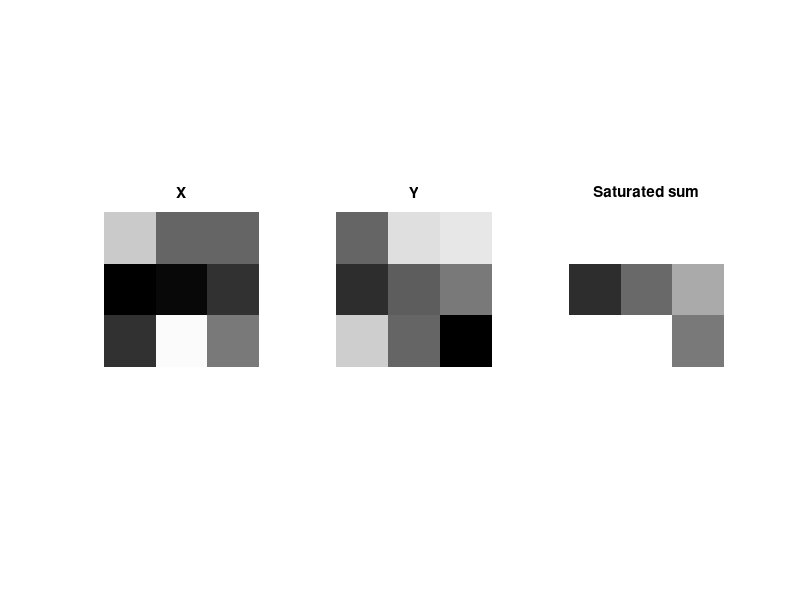

The MATLAB source for this figure:
%% LOI GIAI LAB 1 - CONG ANH VA TRAN SO
clear; close all; clc;
X = uint8([200 100 100;0 10 50;50 250 120]);
Y = uint8([100 220 230;45 95 120;205 100 0]);
Zclip = imadd(X,Y); W = uint16(X)+uint16(Y);
Znorm = uint8(255*double(W-min(W(:)))/double(max(W(:))-min(W(:))));
disp(Zclip); disp(W); disp(Znorm);
figure; subplot(1,3,1); imshow(X); title('X');
subplot(1,3,2); imshow(Y); title('Y');
subplot(1,3,3); imshow(Zclip); title('Saturated sum');
